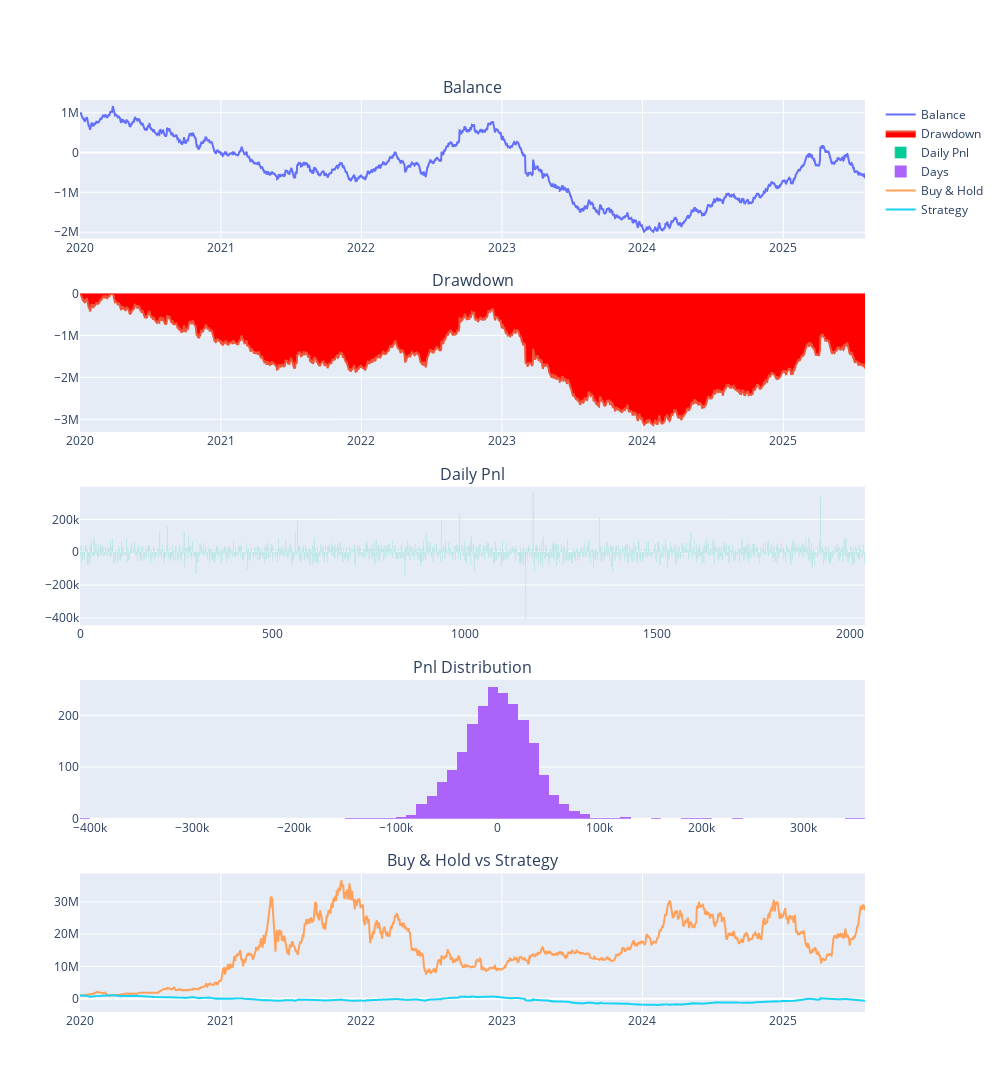

Notebook source saved alongside this figure:
### Code cell
engine.show_chart()

### Figure 1 — Plotly figure (JSON) as saved in the notebook; plotly's stock layout.template omitted (floating-point values rounded to 4 significant figures; data arrays with more than 128 entries replaced by an {"elided": "..."} marker saying what was removed)
{"data": [{"mode": "lines", "name": "Balance", "type": "scatter", "x": {"elided": "2040 str values"}, "xaxis": "x", "y": {"elided": "2040 float values"}, "yaxis": "y"}, {"fill": "tozeroy", "fillcolor": "red", "mode": "lines", "name": "Drawdown", "type": "scatter", "x": {"elided": "2040 str values"}, "xaxis": "x2", "y": {"elided": "2040 float values"}, "yaxis": "y2"}, {"name": "Daily Pnl", "type": "bar", "xaxis": "x3", "y": {"elided": "2040 float values"}, "yaxis": "y3"}, {"name": "Days", "nbinsx": 100, "type": "histogram", "x": {"elided": "2040 float values"}, "xaxis": "x4", "yaxis": "y4"}, {"mode": "lines", "name": "Buy & Hold", "type": "scatter", "x": {"elided": "2040 str values"}, "xaxis": "x5", "y": {"elided": "2040 float values"}, "yaxis": "y5"}, {"mode": "lines", "name": "Strategy", "type": "scatter", "x": {"elided": "2040 str values"}, "xaxis": "x5", "y": {"elided": "2040 float values"}, "yaxis": "y5"}], "layout": {"annotations": [{"font": {"size": 16}, "showarrow": false, "text": "Balance", "x": 0.5, "xanchor": "center", "xref": "paper", "y": 1, "yanchor": "bottom", "yref": "paper"}, {"font": {"size": 16}, "showarrow": false, "text": "Drawdown", "x": 0.5, "xanchor": "center", "xref": "paper", "y": 0.788, "yanchor": "bottom", "yref": "paper"}, {"font": {"size": 16}, "showarrow": false, "text": "Daily Pnl", "x": 0.5, "xanchor": "center", "xref": "paper", "y": 0.576, "yanchor": "bottom", "yref": "paper"}, {"font": {"size": 16}, "showarrow": false, "text": "Pnl Distribution", "x": 0.5, "xanchor": "center", "xref": "paper", "y": 0.364, "yanchor": "bottom", "yref": "paper"}, {"font": {"size": 16}, "showarrow": false, "text": "Buy & Hold vs Strategy", "x": 0.5, "xanchor": "center", "xref": "paper", "y": 0.152, "yanchor": "bottom", "yref": "paper"}], "height": 1200, "width": 1000, "xaxis": {"anchor": "y", "domain": [0, 1]}, "xaxis2": {"anchor": "y2", "domain": [0, 1]}, "xaxis3": {"anchor": "y3", "domain": [0, 1]}, "xaxis4": {"anchor": "y4", "domain": [0, 1]}, "xaxis5": {"anchor": "y5", "domain": [0, 1]}, "yaxis": {"anchor": "x", "domain": [0.848, 1]}, "yaxis2": {"anchor": "x2", "domain": [0.636, 0.788]}, "yaxis3": {"anchor": "x3", "domain": [0.424, 0.576]}, "yaxis4": {"anchor": "x4", "domain": [0.212, 0.364]}, "yaxis5": {"anchor": "x5", "domain": [0, 0.152]}}}
